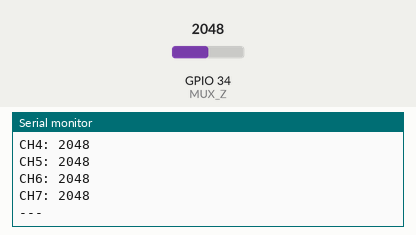
Simulated run of this sketch. Board: ESP32. Parts: the last lines printed to the serial monitor. The inputs (shaded band) are chosen by the test bench; at power-on: GPIO 34 (MUX_Z) = 2048 (analog values on the 0–4095 scale).

Above: at 1.4 s.
1.5 s: GPIO 34 (MUX_Z) set to 2866
At 1.79 s:
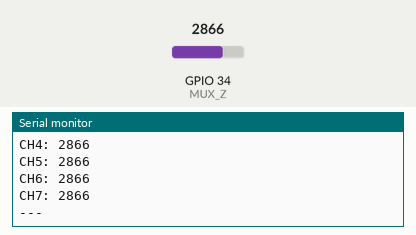
3.0 s: GPIO 34 (MUX_Z) set to 3603
At 3.21 s:
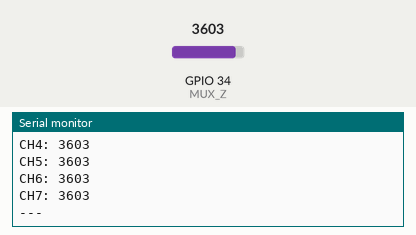
Timing chart, 0 to 6.0 s (numbered marks = the images above; inputs shaded):
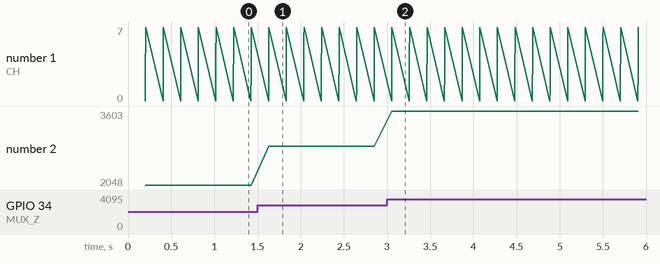

Measured:
- after the input at 1.5 s, the serial monitor: prints a new line after 0.13 s (image 1)
- after the input at 3.0 s, the serial monitor: prints a new line after 0.05 s (image 2)
- plotted number 2: 2048 → 2866 after the input at 1.5 s, 2866 → 3603 after the input at 3.0 s

The sketch:

TEST_03_MUX1_ADC34.ino
```cpp
/*
  TESTE 03 - MUX 1 (CD4051)
  A=18 B=19 C=21
  Z/COM = GPIO34 (ADC1)
*/

#include <Arduino.h>

static const uint8_t MUX_A = 18;
static const uint8_t MUX_B = 19;
static const uint8_t MUX_C = 21;
static const uint8_t MUX_Z = 34;

static inline void muxSelect(uint8_t ch) {
  digitalWrite(MUX_A, (ch >> 0) & 1);
  digitalWrite(MUX_B, (ch >> 1) & 1);
  digitalWrite(MUX_C, (ch >> 2) & 1);
}

static int readMux(uint8_t ch) {
  muxSelect(ch);
  delayMicroseconds(80);
  (void)analogRead(MUX_Z);
  delayMicroseconds(80);
  return analogRead(MUX_Z);
}

void setup() {
  Serial.begin(115200);
  delay(200);

  pinMode(MUX_A, OUTPUT);
  pinMode(MUX_B, OUTPUT);
  pinMode(MUX_C, OUTPUT);
  pinMode(MUX_Z, INPUT);

  analogReadResolution(12);
  analogSetPinAttenuation(MUX_Z, ADC_11db);

  Serial.println("TESTE MUX1: CH0..CH7 (200ms)");
}

void loop() {
  for (uint8_t ch = 0; ch < 8; ch++) {
    int v = readMux(ch);
    Serial.print("CH"); Serial.print(ch);
    Serial.print(": "); Serial.println(v);
  }
  Serial.println("---");
  delay(200);
}
```
